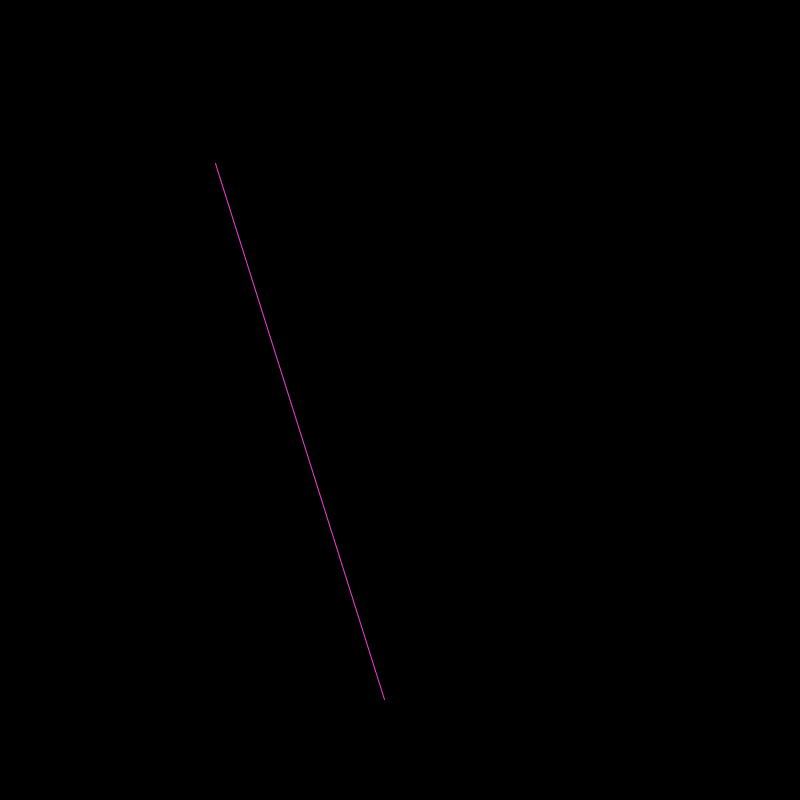
Frame 1 (no input)
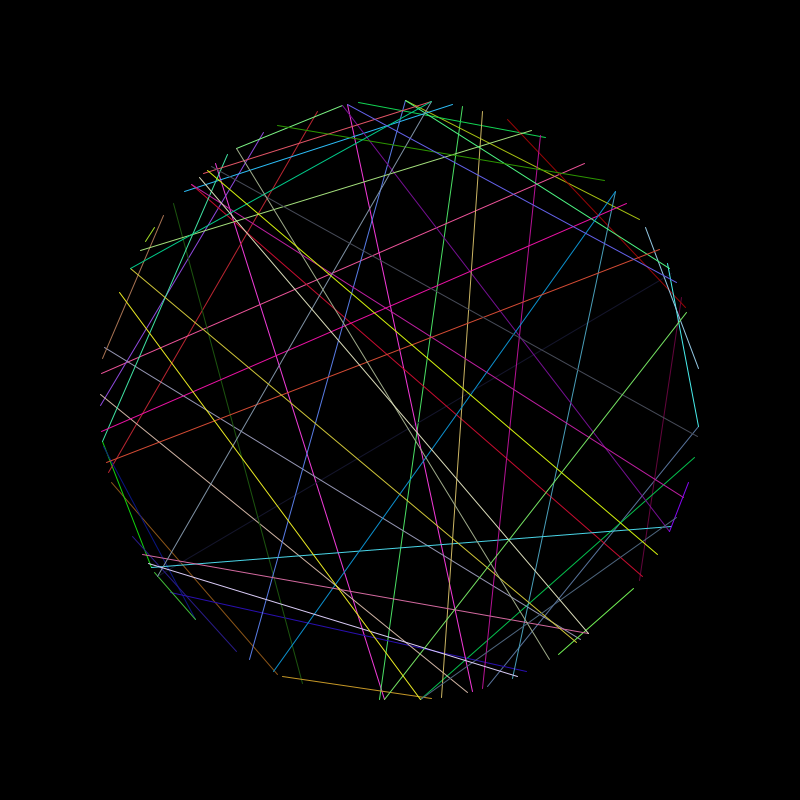
Frame 60 (the mouse pressed at the canvas centre just before this capture)
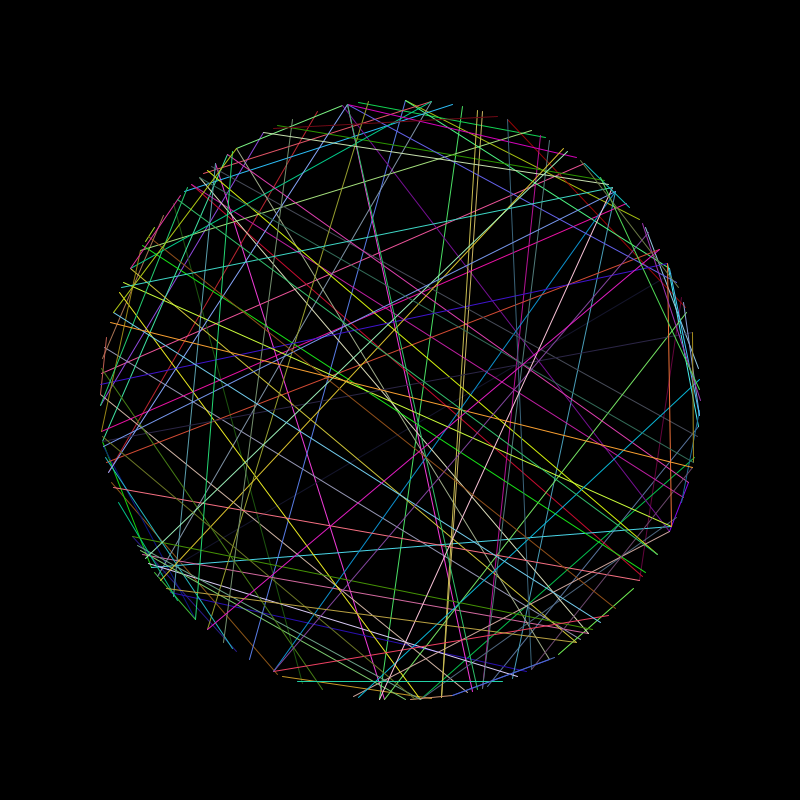
Frame 120 (the mouse held since frame 60 and released just before this capture)

The Processing sketch that drew these frames (run headless with seeded random() and noise(); from frame 60 on, the mouse is pressed at the canvas centre):

// Processing sketch: processing_68698
// ── processing_68698.pde

int radius = 300;  //What is the difference between an int and a float?

float [] xPos = new float [360];  //What are these called and what do they do?
float [] yPos = new float [360];


void setup() {        //Describe what "setup" does:
  size(800,800);      //What does this do?
  smooth();           //What does this do?
  background(0);    //What does this do?
  
  //Describe what's happening here:
  for (int i = 0; i < 360; i++) {
    int deg = i * 1;
    float angle = radians(deg);
    xPos[i] = cos(angle) * radius;
    yPos[i] = sin(angle) * radius;
  }
  
}

void draw() {      //Describe what "draw" does generally:

  //Describe what's happening here:
  translate(width/2, height/2);
  
  //Describe what's happening here:
  if (mousePressed == true) {

  } else {
    fill(0);
  }

  //Describe what's happening here:
  for (int i = 0; i < 360; i++) {
    //fill(0);
    //ellipse(xPos[i], yPos[i], 1, 1);    
  }
  
  int p1 = (int)random(360);
  int p2 = (int)random(360);
  
  stroke(random(0, 255), random(0, 255), random(0, 255));
  line(xPos[p1], yPos[p1], xPos[p2], yPos[p2]);

}
//Describe what this sketch does:
